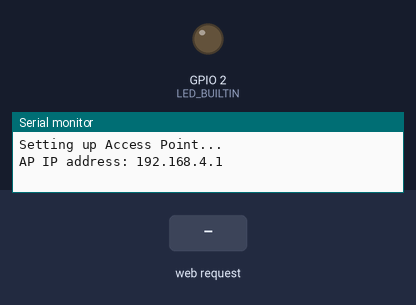
The sketch below on a simulated ESP32. Parts: output pins drawn as LEDs (lit = HIGH), the last lines printed to the serial monitor. The test bench sets the inputs (shaded band).

Above: at 1.2 s.
1.3 s: HTTP request GET /H received
At 2.0 s:
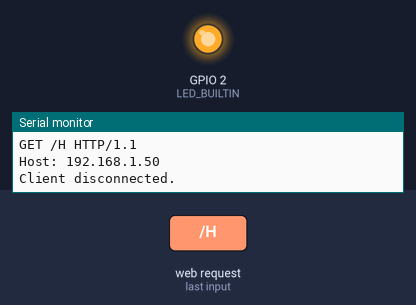
2.8 s: HTTP request GET /L received
At 3.1 s:
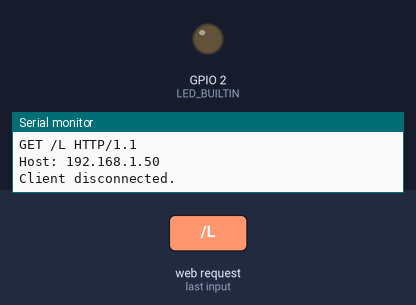
Timing chart, 0 to 5.8 s (numbered marks = the images above; inputs shaded):
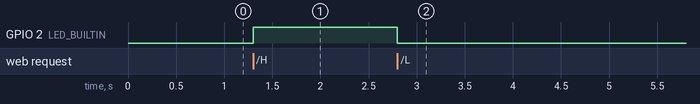

Measured:
- after the input at 1.3 s, GPIO 2 (LED_BUILTIN): LOW → HIGH at once
- after the input at 2.8 s, GPIO 2 (LED_BUILTIN): HIGH → LOW at once

The sketch:

esp32_wifi_blink_builin_led.ino
```cpp
#include <WiFi.h>

const char* ssid = "Galaxy A51 7729"; // Name of the WiFi network
const char* password = "ukcb9557"; // Password for the network

WiFiServer server(80); // Server on port 80

#define LED_BUILTIN 2 // Most ESP32 boards have built-in LED on GPIO2

void setup() {
  Serial.begin(115200);
  pinMode(LED_BUILTIN, OUTPUT);
  digitalWrite(LED_BUILTIN, LOW);

  // Create Access Point
  Serial.println("Setting up Access Point...");
  WiFi.softAP(ssid, password);

  IPAddress IP = WiFi.softAPIP();
  Serial.print("AP IP address: ");
  Serial.println(IP);

  server.begin();
}

void loop() {
  WiFiClient client = server.available();

  if (client) {
    Serial.println("New Client.");
    String currentLine = "";

    while (client.connected()) {
      if (client.available()) {
        char c = client.read();
        Serial.write(c);

        if (c == '\n') {
          if (currentLine.length() == 0) {
            // Send HTTP response
            client.println("HTTP/1.1 200 OK");
            client.println("Content-type:text/html");
            client.println();

            // HTML web page
            client.print("<html><head><meta name=\"viewport\" content=\"width=device-width, initial-scale=1\">");
            client.print("<style>body { font-family: Arial; text-align: center; margin: 0px auto; padding-top: 30px; }");
            client.print(".button { background-color: #4CAF50; border: none; color: white; padding: 15px 32px; text-align: center;");
            client.print("text-decoration: none; display: inline-block; font-size: 16px; margin: 4px 2px; cursor: pointer; }");
            client.print(".button2 {background-color: #f44336;}</style></head>");
            client.print("<body><h1>ESP32 LED Control</h1>");
            client.print("<p><a href=\"/H\"><button class=\"button\">LED ON</button></a></p>");
            client.print("<p><a href=\"/L\"><button class=\"button button2\">LED OFF</button></a></p>");
            client.print("</body></html>");

            break;
          } else {
            currentLine = "";
          }
        } else if (c != '\r') {
          currentLine += c;
        }

        // Check client request
        if (currentLine.endsWith("GET /H")) {
          digitalWrite(LED_BUILTIN, HIGH);
        }
        if (currentLine.endsWith("GET /L")) {
          digitalWrite(LED_BUILTIN, LOW);
        }
      }
    }

    client.stop();
    Serial.println("Client disconnected.");
  }
}
```
